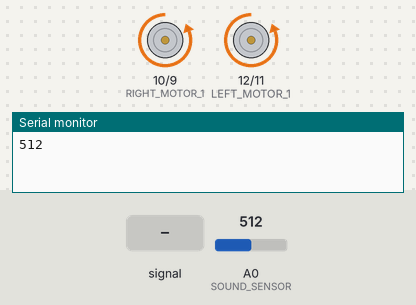
A sketch run on a simulated Arduino Uno, built with avr-gcc and run on an emulated ATmega328P. On the bench: motor-driver pin pairs drawn as motors (green arrow = first pin HIGH = forward, orange = second pin HIGH = backward, longer = more drive), the last lines printed to the serial monitor. The inputs (shaded band) are chosen by the test bench; at power-on: A0 (SOUND_SENSOR) = 512.

Above: at 6.2 s.
6.3 s: A0 (SOUND_SENSOR) set to 488
At 10.3 s:
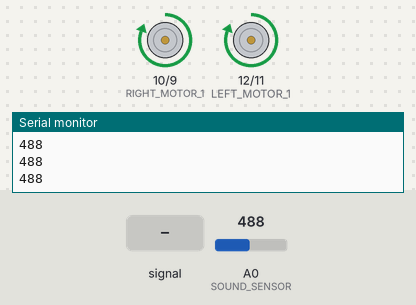
11.6 s: A0 (SOUND_SENSOR) fed a 200 Hz sine of ±81 counts around its level
At 16.6 s:
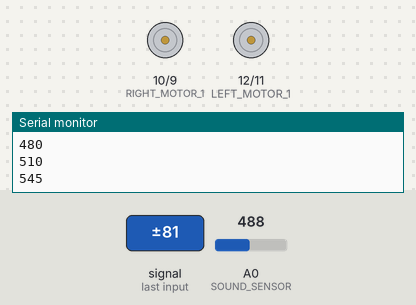
18.9 s: A0 (SOUND_SENSOR) set to 306
24.2 s: A0 (SOUND_SENSOR) set to 510
At 27.7 s:
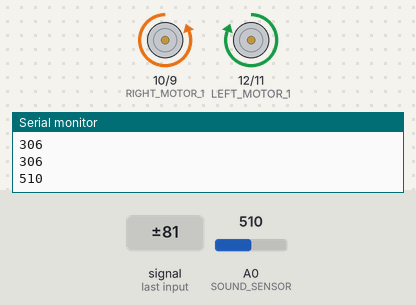
31.4 s: A0 (SOUND_SENSOR) set to 490
Timing chart, 0 to 35.2 s (numbered marks = the images above; inputs shaded):
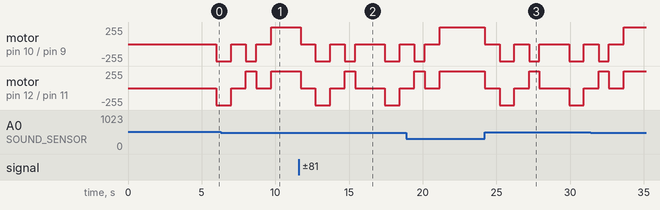

Measured:
- the behaviour switches between 500 and 499 on A0 (SOUND_SENSOR) (found by bisection; images 0 and 1)
- by itself, motor on pin 12 (LEFT_MOTOR_1) / pin 11 (LEFT_MOTOR_2): alternates forward 255/255 for 0.70 s and stopped for 1.0 s, 4 changes in all, then stays forward 255/255

The sketch:

ClapRobot.ino
```cpp
 //!!AUM!!
//INIT...

#define LEFT_MOTOR_1        12
#define LEFT_MOTOR_2        11
#define RIGHT_MOTOR_1       10
#define RIGHT_MOTOR_2       9

#define SOUND_SENSOR        A0

#define MOV_FORWARD       0
#define MOV_BACKWARD      1
#define MOV_LEFT          2
#define MOV_RIGHT         3
#define MOV_STOP          4

void setup()
{  // put your setup code here, to run once:
  pinMode(LEFT_MOTOR_1,OUTPUT);
  pinMode(LEFT_MOTOR_2,OUTPUT);
  pinMode(RIGHT_MOTOR_1,OUTPUT);
  pinMode(RIGHT_MOTOR_2,OUTPUT);

  digitalWrite(LEFT_MOTOR_1,LOW);
  digitalWrite(LEFT_MOTOR_2,LOW);
  digitalWrite(RIGHT_MOTOR_1,LOW);
  digitalWrite(RIGHT_MOTOR_2,LOW);


  Serial.begin(9600);
  delay(5000);
}


void loop()
{   unsigned int clap_detect = 0;

    clap_detect = analogRead(SOUND_SENSOR);
    Serial.println(clap_detect);

    if(clap_detect < 500)    ROBOT_MOVMENT(MOV_FORWARD);
    else
    {   ROBOT_MOVMENT(MOV_STOP);
        delay(1000);
        ROBOT_MOVMENT(MOV_BACKWARD);
        delay(1000);
        ROBOT_MOVMENT(MOV_STOP);
        delay(1000);
        ROBOT_MOVMENT(MOV_LEFT);
        delay(700);
        ROBOT_MOVMENT(MOV_STOP);
        delay(1000);
    }
    delay(20);
}


void ROBOT_MOVMENT(char MOVMENT)
{ if(MOVMENT == MOV_FORWARD)
  {   digitalWrite(LEFT_MOTOR_1,HIGH);
      digitalWrite(LEFT_MOTOR_2,LOW);
      digitalWrite(RIGHT_MOTOR_1,HIGH);
      digitalWrite(RIGHT_MOTOR_2,LOW);
  }
  if(MOVMENT == MOV_BACKWARD)
  {   digitalWrite(LEFT_MOTOR_1,LOW);
      digitalWrite(LEFT_MOTOR_2,HIGH);
      digitalWrite(RIGHT_MOTOR_1,LOW);
      digitalWrite(RIGHT_MOTOR_2,HIGH);
  }
  if(MOVMENT == MOV_LEFT)
  {   digitalWrite(LEFT_MOTOR_1,HIGH);
      digitalWrite(LEFT_MOTOR_2,LOW);
      digitalWrite(RIGHT_MOTOR_1,LOW);
      digitalWrite(RIGHT_MOTOR_2,HIGH);
  }
  if(MOVMENT == MOV_RIGHT)
  {   digitalWrite(LEFT_MOTOR_1,LOW);
      digitalWrite(LEFT_MOTOR_2,HIGH);
      digitalWrite(RIGHT_MOTOR_1,HIGH);
      digitalWrite(RIGHT_MOTOR_2,LOW);
  }

  if(MOVMENT == MOV_STOP)
  {   digitalWrite(LEFT_MOTOR_1,LOW);
      digitalWrite(LEFT_MOTOR_2,LOW);
      digitalWrite(RIGHT_MOTOR_1,LOW);
      digitalWrite(RIGHT_MOTOR_2,LOW);
  }
}
```
